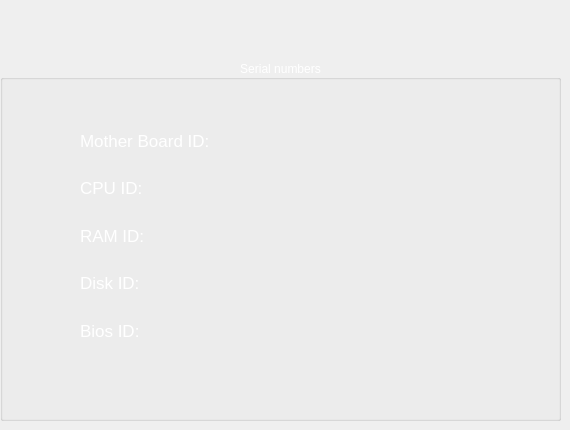
   <widget class="QWidget" name="disk_page">
    <widget class="QGroupBox" name="disk_group">
     <property name="enabled">
      <bool>false</bool>
     </property>
     <property name="geometry">
      <rect>
       <x>0</x>
       <y>60</y>
       <width>561</width>
       <height>361</height>
      </rect>
     </property>
     <property name="font">
      <font>
       <weight>50</weight>
       <bold>false</bold>
      </font>
     </property>
     <property name="styleSheet">
      <string notr="true">QGroupBox{
color:white;
}</string>
     </property>
     <property name="title">
      <string>Serial numbers</string>
     </property>
     <property name="alignment">
      <set>Qt::AlignCenter</set>
     </property>
     <property name="flat">
      <bool>true</bool>
     </property>
     <property name="checkable">
      <bool>false</bool>
     </property>
     <widget class="QWidget" name="">
      <property name="geometry">
       <rect>
        <x>80</x>
        <y>60</y>
        <width>421</width>
        <height>231</height>
       </rect>
      </property>
      <layout class="QVBoxLayout" name="verticalLayout">
       <item>
        <widget class="QLabel" name="tot_mem_lbl_2">
         <property name="font">
          <font>
           <pointsize>13</pointsize>
          </font>
         </property>
         <property name="styleSheet">
          <string notr="true">QLabel{
color:white;
}
</string>
         </property>
         <property name="text">
          <string>Mother Board ID:</string>
         </property>
        </widget>
       </item>
       <item>
        <widget class="QLabel" name="tot_mem_lbl_3">
         <property name="font">
          <font>
           <pointsize>13</pointsize>
          </font>
         </property>
         <property name="styleSheet">
          <string notr="true">QLabel{
color:white;
}
</string>
         </property>
         <property name="text">
          <string>CPU ID:</string>
         </property>
        </widget>
       </item>
       <item>
        <widget class="QLabel" name="tot_mem_lbl_4">
         <property name="font">
          <font>
           <pointsize>13</pointsize>
          </font>
         </property>
         <property name="styleSheet">
          <string notr="true">QLabel{
color:white;
}
</string>
         </property>
         <property name="text">
          <string>RAM ID:</string>
         </property>
        </widget>
       </item>
       <item>
        <widget class="QLabel" name="tot_mem_lbl_5">
         <property name="font">
          <font>
           <pointsize>13</pointsize>
          </font>
         </property>
         <property name="styleSheet">
          <string notr="true">QLabel{
color:white;
}
</string>
         </property>
         <property name="text">
          <string>Disk ID:</string>
         </property>
        </widget>
       </item>
       <item>
        <widget class="QLabel" name="tot_mem_lbl_6">
         <property name="font">
          <font>
           <pointsize>13</pointsize>
          </font>
         </property>
         <property name="styleSheet">
          <string notr="true">QLabel{
color:white;
}
</string>
         </property>
         <property name="text">
          <string>Bios ID:</string>
         </property>
        </widget>
       </item>
      </layout>
     </widget>
    </widget>
   </widget>
